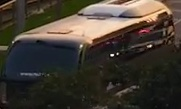
#> input picture IMAGE/bus3504.jpg, 181 x 109 px
$ python image_hash.py --input_folder IMAGE --similar_images IMAGE --threshold 100
#> lines starting #> are read from the running program, lines starting #| are printed output that depends on the picture; after the words box and inside, x2 and y2 are one past the last pixel; in counts of white or black regions, pixels touching at a corner belong together
# Example: python image_hash.py -i images/input_images -o images/similar_images -s 16 -t 33

import cv2
import os
from pathlib import Path
import argparse

ap = argparse.ArgumentParser()

ap.add_argument("-i", "--input_folder", type=str, required=True,
                help="folder to clean similar images")
ap.add_argument("-o", "--similar_images", type=str, required=True,
                help="folder to move similar images")
ap.add_argument("-s", "--hash_size", type=int, default=16,
                help="hash size")
ap.add_argument("-t", "--threshold", type=int, required=True,
                help="threshold for detecting similar images")

args = vars(ap.parse_args())


def calculate_mean(pixels_list):
    mean = 0
    total_pixels = len(pixels_list)
    for i in range(total_pixels):
        mean += pixels_list[i] / total_pixels
    return mean


def grab_pixels(squeezed_frame):
    pixels_list = []
    for x in range(0, squeezed_frame.shape[1], 1):
        for y in range(0, squeezed_frame.shape[0], 1):
            pixel_color = squeezed_frame[x, y]
            pixels_list.append(pixel_color)
    return pixels_list


def make_bits_list(mean, pixels_list):
    bits_list = []
    for i in range(len(pixels_list)):
        if pixels_list[i] >= mean:
            bits_list.append(255)
        else:
            bits_list.append(0)
    return bits_list


def hashify(squeezed_frame, bits_list):
    bit_index = 0
    hashed_frame = squeezed_frame
    for x in range(0, squeezed_frame.shape[1], 1):
        for y in range(0, squeezed_frame.shape[0], 1):
            hashed_frame[x, y] = bits_list[bit_index]
            bit_index += 1
    return hashed_frame


def hash_generator_animation(frame, hash_size, iterations):
    fourcc = cv2.VideoWriter_fourcc(*"MJPG")
    writer = cv2.VideoWriter(f"static/test.avi", fourcc, 25, (frame.shape[1] * 2, frame.shape[0]), True)

    for i in range(iterations):
        if hash_size >= 16:
            frame_squeezed = cv2.resize(frame, (hash_size, hash_size))
            frame_squeezed = cv2.cvtColor(frame_squeezed, cv2.COLOR_BGR2GRAY)
            pixels_list = grab_pixels(frame_squeezed)
            mean_color = calculate_mean(pixels_list)
            bits_list = make_bits_list(mean_color, pixels_list)
            hashed_frame = hashify(frame_squeezed, bits_list)
            hashed_frame = cv2.cvtColor(hashed_frame, cv2.COLOR_GRAY2BGR)
            cv2.putText(hashed_frame, f"hash_size: {hash_size}", (40, 70), cv2.FONT_HERSHEY_SIMPLEX, 2, (0, 0, 255), 4,
                        lineType=cv2.LINE_AA)
            im_v = cv2.hconcat([frame, hashed_frame])
            cv2.imshow("Hash", im_v)
            cv2.waitKey(1)
            writer.write(im_v)
            hash_size -= 1


def generate_hash(frame, hash_size):
    frame_squeezed = cv2.resize(frame, (hash_size, hash_size))
    frame_squeezed = cv2.cvtColor(frame_squeezed, cv2.COLOR_BGR2GRAY)
    pixels_list = grab_pixels(frame_squeezed)
    mean_color = calculate_mean(pixels_list)
    bits_list = make_bits_list(mean_color, pixels_list)
    hashed_frame = hashify(frame_squeezed, bits_list)
    hashed_frame = cv2.cvtColor(hashed_frame, cv2.COLOR_GRAY2BGR)
    return bits_list, hashed_frame


def clean_folder(input_folder, similar_images, hash_size, threshold):
#> called with input_folder = 'IMAGE', similar_images = 'IMAGE', hash_size = 16, threshold = 100
    files = (os.listdir(input_folder))
    list_length = len(files)
    i = 0
    k = 1
    frame = None
    hashed_frame = None
    duplicate_count = 0
    bits_list = []

    while i < len(files):
        sum_diff = 0

        if files[i] is not None:
            frame = cv2.imread(f"{input_folder}/{files[i]}")
#> frame is the input picture: shape (109, 181, 3); mean B, G, R 50, 59.1, 66.2
            bits_list, hashed_frame = generate_hash(frame, hash_size)
#> after the loop in grab_pixels, `for x in range(0, squeezed_frame.shape[1], 1):`: pixels_list = 256 values, max 217 at index 12, min 12 at index 92, mean 59.86
#> in calculate_mean, `total_pixels = len(pixels_list)`: total_pixels = 256
#> the loop in calculate_mean, `for i in range(total_pixels):` made 256 passes
#> mean on passes 1 to 3: 0.305, 0.5, 0.617
#> after the loop in calculate_mean, `for i in range(total_pixels):`: mean = 59.86
#> after the loop in make_bits_list, `for i in range(len(pixels_list)):`: bits_list = 256 values, max 255 at index 0, min 0 at index 1, mean 59.77
#> after the loop in hashify, `for x in range(0, squeezed_frame.shape[1], 1):`: bit_index = 256

        while k < len(files):
            if (i != k) and (files[k] is not None):
                new_frame = cv2.imread(f"{input_folder}/{files[k]}")
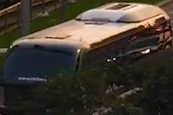
#> input picture IMAGE/bus3586.jpg, 173 x 115 px
#> new_frame is the input picture: shape (115, 173, 3); mean B, G, R 49.6, 59.1, 66.3
                new_bits_list, hashed_second_frame = generate_hash(new_frame, hash_size)
#> the loop in calculate_mean (call 2), `for i in range(total_pixels):` made 256 passes
#> mean on passes 1 to 3: 0.0664, 0.27, 0.5
#> new_bits_list = 256 values, max 255 at index 3, min 0 at index 0, mean 61.76

                for j in range(len(bits_list)):
                    if bits_list[j] != new_bits_list[j]:
                        sum_diff += 1
#> after the loop, sum_diff = 28

                print(f"{files[i]} -> {files[k]} sum_diff = {sum_diff}")
#| bus3504.jpg -> bus3586.jpg sum_diff = 28

                im_h = cv2.hconcat([cv2.resize(frame, (450, 450)), cv2.resize(new_frame, (450, 450))])
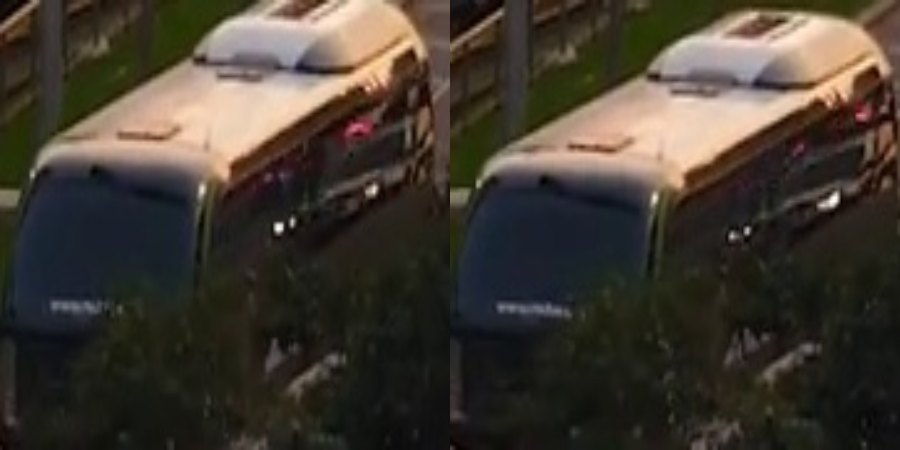
#> im_h: shape (450, 900, 3); mean B, G, R 49.7, 59, 66.1
                im_h2 = cv2.hconcat([cv2.resize(hashed_frame, (450, 450)), cv2.resize(hashed_second_frame, (450, 450))])
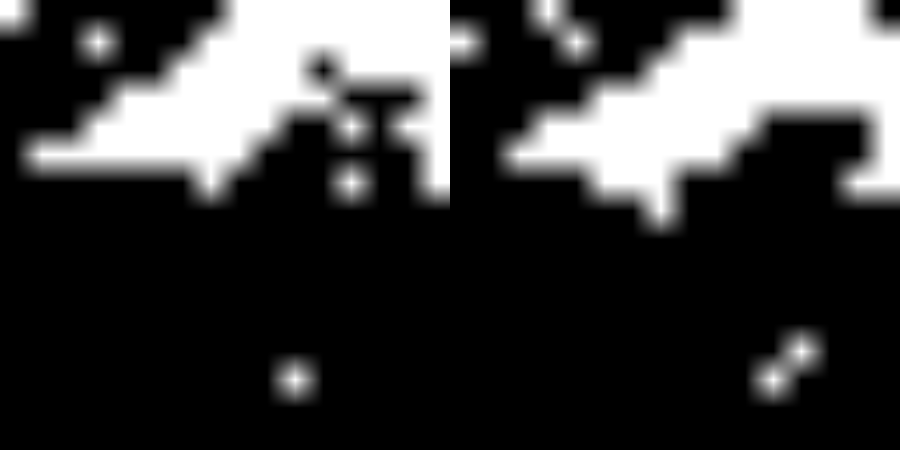
#> im_h2: shape (450, 900, 3); min 0, max 255, mean 60.8
                im_v = cv2.vconcat([im_h, im_h2])
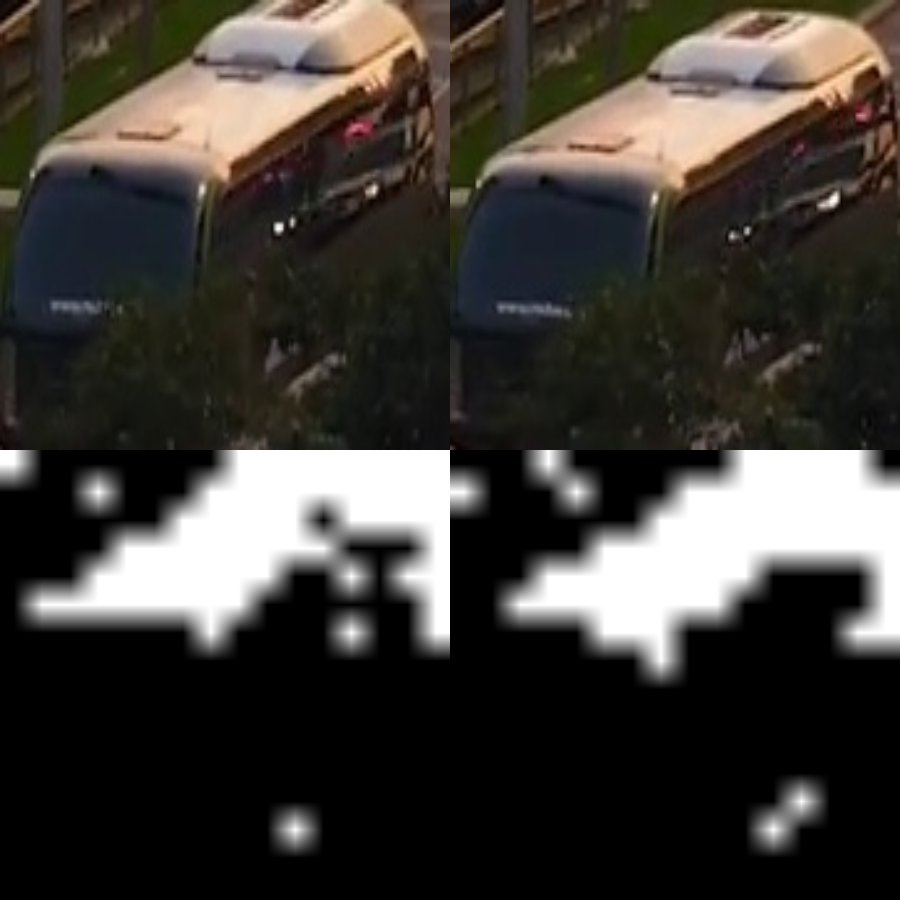
#> im_v: shape (900, 900, 3); mean B, G, R 55.2, 59.9, 63.4

                if sum_diff <= hash_size * hash_size * threshold / 100:
                    Path(f"{input_folder}/{files[k]}").rename(f"{similar_images}/{files[k]}")
                    print(f"Deleted {k} element ({files[k]}) of {list_length}")
                    del files[k]
                    duplicate_count += 1
                else:
                    k += 1

                cv2.putText(im_v, f"SIMILAR: {duplicate_count}", (5, 35), cv2.FONT_HERSHEY_SIMPLEX, 1, (0, 0, 255), 2,
                            lineType=cv2.LINE_AA)
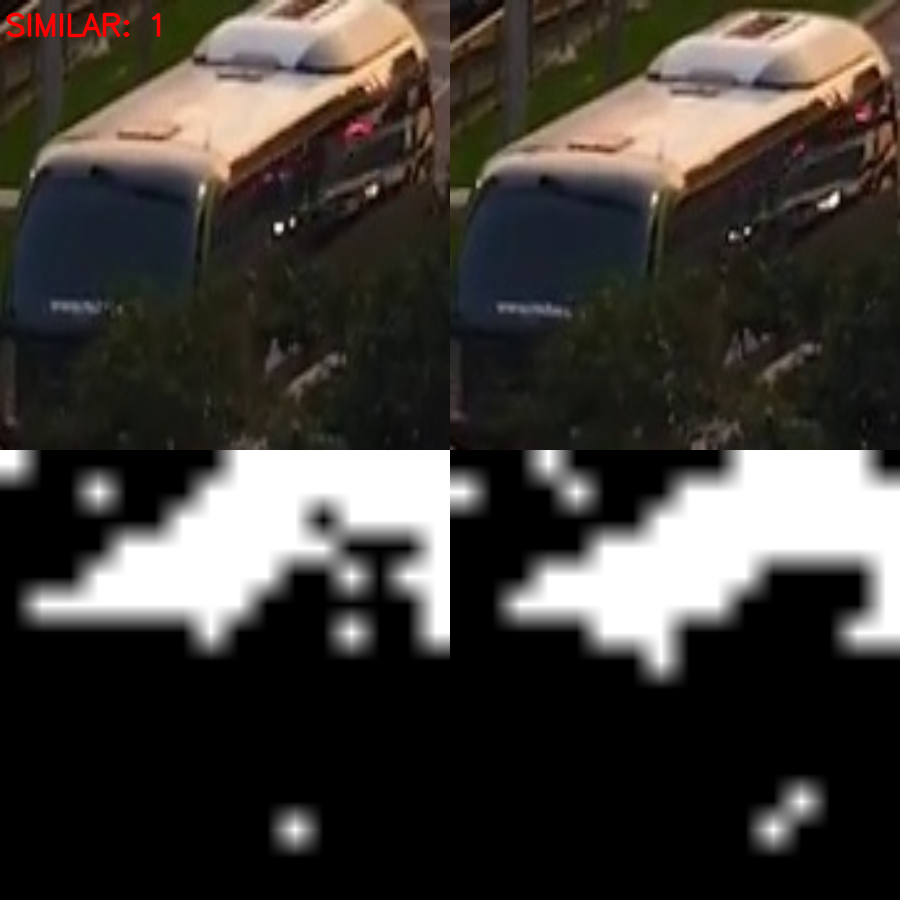
#> im_v: shape (900, 900, 3); 0.23% of pixels changed, all inside (x1, y1, x2, y2) = (6, 12, 161, 38)
                cv2.imshow("Seeking for similar images...", im_v)
                cv2.waitKey(1)
                sum_diff = 0
        i += 1
        k = i + 1


clean_folder(args['input_folder'], args['similar_images'], args['hash_size'], args['threshold'])
